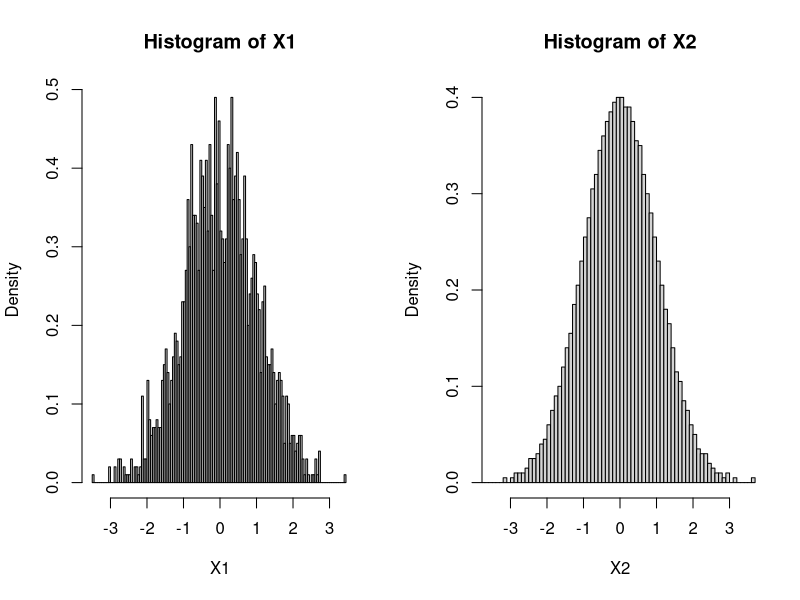

This figure's R source:
#to make sure random number fall into all quantiles

#standard method
N = 2000
set.seed(5)
U1 = runif(N)
X1 = qnorm(U1)
par(mfrow=c(1,2))
hist(X1, freq=F,xlim= range(-3.5,3.5),nclass = 100)

#Strafied Sampling
U2 = runif(N)
i = 0:(N-1)
V = (U2+i)/N
X2 = qnorm(V)
hist(X2, freq=F,xlim= range(-3.5,3.5),nclass = 100)



